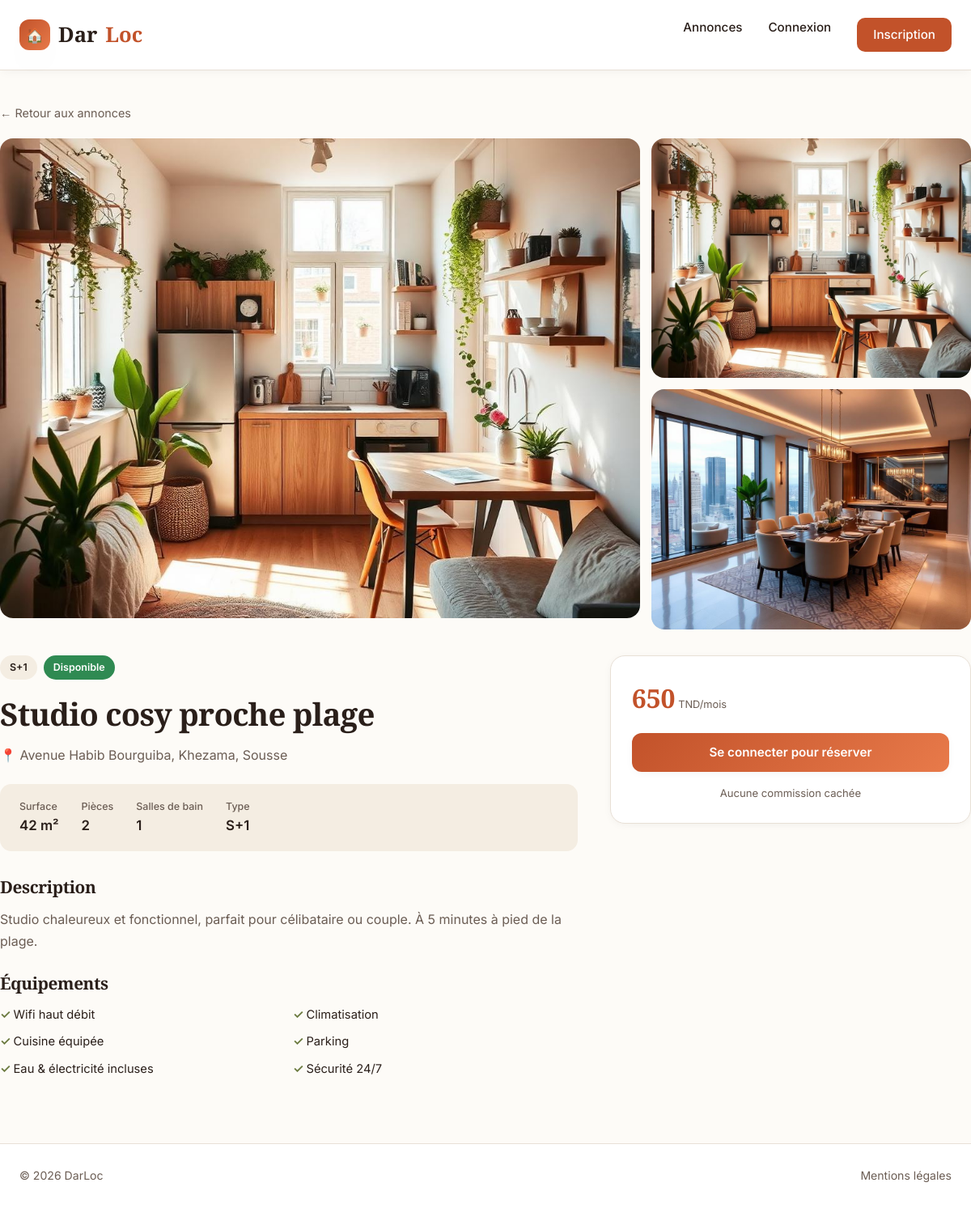
The app's page /details.php?id=3 with its own data.
### tables this page shows
CREATE TABLE maisons (
    id INT AUTO_INCREMENT PRIMARY KEY,
    titre VARCHAR(200) NOT NULL,
    type ENUM('S+1','S+2','S+3','S+4','Villa','Duplex') NOT NULL,
    ville VARCHAR(100) NOT NULL,
    quartier VARCHAR(150) NOT NULL,
    adresse VARCHAR(255) NOT NULL,
    prix INT NOT NULL,
    surface INT NOT NULL,
    pieces INT NOT NULL,
    sdb INT NOT NULL DEFAULT 1,
    description TEXT NOT NULL,
    image VARCHAR(255) NOT NULL,
    disponible TINYINT(1) NOT NULL DEFAULT 1,
    created_at TIMESTAMP DEFAULT CURRENT_TIMESTAMP
);

### db.php (called while the page is built, shortened)
<?php
function isLogged() { return isset($_SESSION['user_id']); }
function e($s) { return htmlspecialchars($s ?? '', ENT_QUOTES, 'UTF-8'); }

### details.php (the view, shortened to what this page needs)
<?php
require_once __DIR__ . '/../back/db.php';
$id = (int)($_GET['id'] ?? 0);
$stmt = $pdo->prepare("SELECT * FROM maisons WHERE id = ?");
$stmt->execute([$id]);
$m = $stmt->fetch();
?>
<!DOCTYPE html>
<html lang="fr">
<head>
  <link rel="stylesheet" href="../css/style.css">
</head>
<body>
<header class="site-header solid">
  <div class="container nav-wrap">
    <a href="../index.php" class="logo">
      <span class="logo-mark">🏠</span> Dar<span>Loc</span>
    </a>
    <nav class="main-nav">
      <a href="../index.php">Annonces</a>
      <?php if (isLogged()): ?>
        <a href="<?= isAdmin() ? 'admin.php' : 'mes-reservations.php' ?>">
          <?= isAdmin() ? 'Dashboard' : 'Mes réservations' ?>
        </a>
        <a href="../back/logout.php" class="btn-link">Déconnexion</a>
      <?php else: ?>
        <a href="login.php">Connexion</a>
        <a href="register.php" class="btn-link">Inscription</a>
      <?php endif; ?>
    </nav>
  </div>
</header>
<div class="container detail-wrap">
  <a href="../index.php" style="color:var(--muted);font-size:0.9rem;">← Retour aux annonces</a>
  <div class="detail-grid" style="margin-top:18px;">
    <div class="detail-main-img">
      <img src="../images/<?= e($m['image']) ?>" alt="<?= e($m['titre']) ?>">
    </div>
    <div style="display:grid;gap:14px;">
      <div class="detail-main-img"><img src="../images/<?= e($m['image']) ?>" alt=""></div>
      <div class="detail-main-img"><img src="../images/house-<?= ($m['id'] % 6) + 1 ?>.jpg" alt=""></div>
    </div>
  </div>
  <div class="detail-info">
    <div>
      <div style="display:flex;gap:8px;flex-wrap:wrap;">
        <span class="badge" style="background:var(--sand);"><?= e($m['type']) ?></span>
        <span class="badge <?= $m['disponible'] ? 'green' : 'red' ?>">
          <?= $m['disponible'] ? 'Disponible' : 'Réservée' ?>
        </span>
      </div>
      <h1><?= e($m['titre']) ?></h1>
      <div class="detail-loc">📍 <?= e($m['adresse']) ?>, <?= e($m['ville']) ?></div>
      <div class="specs">
        <div class="spec"><b>Surface</b><span><?= (int)$m['surface'] ?> m²</span></div>
        <div class="spec"><b>Pièces</b><span><?= (int)$m['pieces'] ?></span></div>
        <div class="spec"><b>Salles de bain</b><span><?= (int)$m['sdb'] ?></span></div>
        <div class="spec"><b>Type</b><span><?= e($m['type']) ?></span></div>
      </div>
      <h3>Description</h3>
      <p style="color:var(--muted);line-height:1.7;"><?= nl2br(e($m['description'])) ?></p>
      <h3>Équipements</h3>
      <ul class="amenities">
        <li>Wifi haut débit</li>
        <li>Climatisation</li>
        <li>Cuisine équipée</li>
        <li>Parking</li>
        <li>Eau & électricité incluses</li>
        <li>Sécurité 24/7</li>
      </ul>
    </div>
    <aside class="book-card">
      <div class="price"><?= number_format($m['prix'], 0, ',', ' ') ?><small> TND/mois</small></div>
      <?php if (!$m['disponible']): ?>
        <button class="btn btn-block" disabled style="opacity:.5;cursor:not-allowed;margin-top:18px;">
          Indisponible
        </button>
      <?php elseif (!isLogged()): ?>
        <a href="login.php?redirect=<?= urlencode('html/details.php?id=' . $m['id']) ?>" class="btn btn-block" style="margin-top:18px;">
          Se connecter pour réserver
        </a>
      <?php endif; ?>
      <p style="text-align:center;margin-top:16px;font-size:0.82rem;color:var(--muted);">
        Aucune commission cachée
      </p>
    </aside>
  </div>
</div>
<footer class="site-footer">
  <div class="container foot-wrap">
    <span>© 2026 DarLoc</span>
    <div class="links"><a href="#">Mentions légales</a></div>
  </div>
</footer>
</body>
</html>

### records on screen
maisons: image (picture), type "S+1", titre "Studio cosy proche plage", adresse "Avenue Habib Bourguiba, Khezama", ville "Sousse", surface "42", pieces "2", sdb "1", description "Studio chaleureux et fonctionnel, parfait pour célibataire ou couple. À 5 minutes à pied de la plage.", prix "650"
